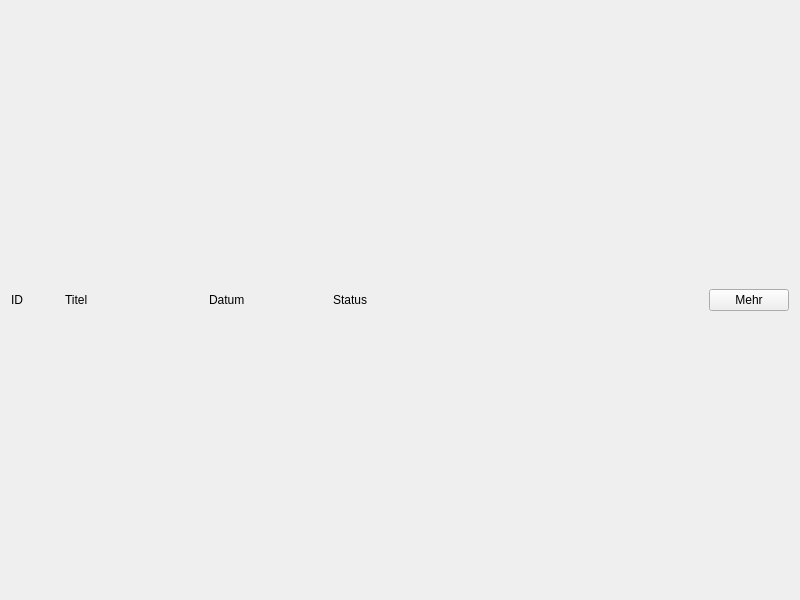
<?xml version="1.0" encoding="UTF-8"?>
<ui version="4.0">
 <class>Antrag</class>
 <widget class="QWidget" name="Antrag">
  <property name="geometry">
   <rect>
    <x>0</x>
    <y>0</y>
    <width>800</width>
    <height>600</height>
   </rect>
  </property>
  <property name="windowTitle">
   <string>Form</string>
  </property>
  <layout class="QVBoxLayout" name="verticalLayout">
   <item>
    <layout class="QHBoxLayout" name="horizontalLayout">
     <item>
      <layout class="QGridLayout" name="gridLayout">
       <property name="horizontalSpacing">
        <number>24</number>
       </property>
       <property name="verticalSpacing">
        <number>6</number>
       </property>
       <item row="0" column="0">
        <widget class="QLabel" name="label_id">
         <property name="minimumSize">
          <size>
           <width>30</width>
           <height>0</height>
          </size>
         </property>
         <property name="text">
          <string>ID</string>
         </property>
        </widget>
       </item>
       <item row="0" column="1">
        <widget class="QLabel" name="label_titel">
         <property name="minimumSize">
          <size>
           <width>120</width>
           <height>0</height>
          </size>
         </property>
         <property name="text">
          <string>Titel</string>
         </property>
        </widget>
       </item>
       <item row="0" column="2">
        <widget class="QLabel" name="label_datum">
         <property name="minimumSize">
          <size>
           <width>100</width>
           <height>0</height>
          </size>
         </property>
         <property name="text">
          <string>Datum</string>
         </property>
        </widget>
       </item>
       <item row="0" column="3">
        <widget class="QLabel" name="label_status">
         <property name="minimumSize">
          <size>
           <width>100</width>
           <height>0</height>
          </size>
         </property>
         <property name="text">
          <string>Status</string>
         </property>
        </widget>
       </item>
      </layout>
     </item>
     <item>
      <spacer name="horizontalSpacer">
       <property name="orientation">
        <enum>Qt::Horizontal</enum>
       </property>
       <property name="sizeHint" stdset="0">
        <size>
         <width>40</width>
         <height>20</height>
        </size>
       </property>
      </spacer>
     </item>
     <item>
      <widget class="QPushButton" name="see_more">
       <property name="text">
        <string>Mehr</string>
       </property>
      </widget>
     </item>
    </layout>
   </item>
  </layout>
 </widget>
 <resources/>
 <connections/>
</ui>
